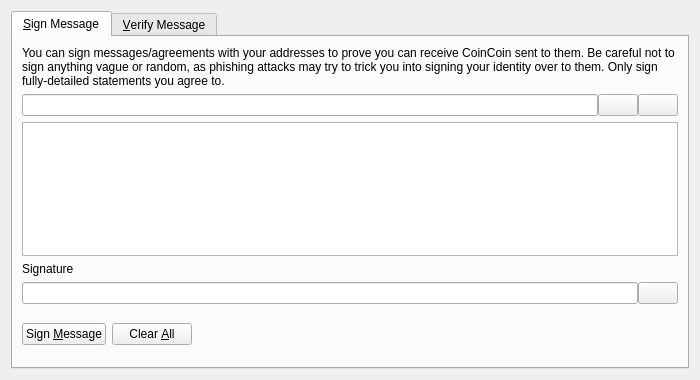
<?xml version="1.0" encoding="UTF-8"?>
<ui version="4.0">
 <class>SignVerifyMessageDialog</class>
 <widget class="QDialog" name="SignVerifyMessageDialog">
  <property name="geometry">
   <rect>
    <x>0</x>
    <y>0</y>
    <width>700</width>
    <height>380</height>
   </rect>
  </property>
  <property name="windowTitle">
   <string>Signatures - Sign / Verify a Message</string>
  </property>
  <property name="modal">
   <bool>true</bool>
  </property>
  <layout class="QVBoxLayout" name="verticalLayout">
   <item>
    <widget class="QTabWidget" name="tabWidget">
     <property name="currentIndex">
      <number>0</number>
     </property>
     <widget class="QWidget" name="tabSignMessage">
      <attribute name="title">
       <string>&amp;Sign Message</string>
      </attribute>
      <layout class="QVBoxLayout" name="verticalLayout_SM">
       <item>
        <widget class="QLabel" name="infoLabel_SM">
         <property name="text">
          <string>You can sign messages/agreements with your addresses to prove you can receive CoinCoin sent to them. Be careful not to sign anything vague or random, as phishing attacks may try to trick you into signing your identity over to them. Only sign fully-detailed statements you agree to.</string>
         </property>
         <property name="textFormat">
          <enum>Qt::PlainText</enum>
         </property>
         <property name="wordWrap">
          <bool>true</bool>
         </property>
        </widget>
       </item>
       <item>
        <layout class="QHBoxLayout" name="horizontalLayout_1_SM">
         <property name="spacing">
          <number>0</number>
         </property>
         <item>
          <widget class="QValidatedLineEdit" name="addressIn_SM">
           <property name="toolTip">
            <string>The CoinCoin address to sign the message with</string>
           </property>
          </widget>
         </item>
         <item>
          <widget class="QPushButton" name="addressBookButton_SM">
           <property name="toolTip">
            <string>Choose previously used address</string>
           </property>
           <property name="text">
            <string/>
           </property>
           <property name="shortcut">
            <string>Alt+A</string>
           </property>
           <property name="autoDefault">
            <bool>false</bool>
           </property>
          </widget>
         </item>
         <item>
          <widget class="QPushButton" name="pasteButton_SM">
           <property name="toolTip">
            <string>Paste address from clipboard</string>
           </property>
           <property name="text">
            <string/>
           </property>
           <property name="shortcut">
            <string>Alt+P</string>
           </property>
           <property name="autoDefault">
            <bool>false</bool>
           </property>
          </widget>
         </item>
        </layout>
       </item>
       <item>
        <widget class="QPlainTextEdit" name="messageIn_SM">
         <property name="toolTip">
          <string>Enter the message you want to sign here</string>
         </property>
        </widget>
       </item>
       <item>
        <widget class="QLabel" name="signatureLabel_SM">
         <property name="text">
          <string>Signature</string>
         </property>
         <property name="textFormat">
          <enum>Qt::PlainText</enum>
         </property>
        </widget>
       </item>
       <item>
        <layout class="QHBoxLayout" name="horizontalLayout_2_SM">
         <property name="spacing">
          <number>0</number>
         </property>
         <item>
          <widget class="QLineEdit" name="signatureOut_SM">
           <property name="font">
            <font>
             <italic>true</italic>
            </font>
           </property>
           <property name="readOnly">
            <bool>true</bool>
           </property>
          </widget>
         </item>
         <item>
          <widget class="QPushButton" name="copySignatureButton_SM">
           <property name="toolTip">
            <string>Copy the current signature to the system clipboard</string>
           </property>
           <property name="text">
            <string/>
           </property>
           <property name="autoDefault">
            <bool>false</bool>
           </property>
          </widget>
         </item>
        </layout>
       </item>
       <item>
        <layout class="QHBoxLayout" name="horizontalLayout_3_SM">
         <item>
          <widget class="QPushButton" name="signMessageButton_SM">
           <property name="toolTip">
            <string>Sign the message to prove you own this CoinCoin address</string>
           </property>
           <property name="text">
            <string>Sign &amp;Message</string>
           </property>
           <property name="autoDefault">
            <bool>false</bool>
           </property>
          </widget>
         </item>
         <item>
          <widget class="QPushButton" name="clearButton_SM">
           <property name="toolTip">
            <string>Reset all sign message fields</string>
           </property>
           <property name="text">
            <string>Clear &amp;All</string>
           </property>
           <property name="autoDefault">
            <bool>false</bool>
           </property>
          </widget>
         </item>
         <item>
          <spacer name="horizontalSpacer_1_SM">
           <property name="orientation">
            <enum>Qt::Horizontal</enum>
           </property>
           <property name="sizeHint" stdset="0">
            <size>
             <width>40</width>
             <height>48</height>
            </size>
           </property>
          </spacer>
         </item>
         <item>
          <widget class="QLabel" name="statusLabel_SM">
           <property name="font">
            <font>
             <weight>75</weight>
             <bold>true</bold>
            </font>
           </property>
           <property name="text">
            <string/>
           </property>
           <property name="wordWrap">
            <bool>true</bool>
           </property>
          </widget>
         </item>
         <item>
          <spacer name="horizontalSpacer_2_SM">
           <property name="orientation">
            <enum>Qt::Horizontal</enum>
           </property>
           <property name="sizeHint" stdset="0">
            <size>
             <width>40</width>
             <height>48</height>
            </size>
           </property>
          </spacer>
         </item>
        </layout>
       </item>
      </layout>
     </widget>
     <widget class="QWidget" name="tabVerifyMessage">
      <attribute name="title">
       <string>&amp;Verify Message</string>
      </attribute>
      <layout class="QVBoxLayout" name="verticalLayout_VM">
       <item>
        <widget class="QLabel" name="infoLabel_VM">
         <property name="text">
          <string>Enter the receiver's address, message (ensure you copy line breaks, spaces, tabs, etc. exactly) and signature below to verify the message. Be careful not to read more into the signature than what is in the signed message itself, to avoid being tricked by a man-in-the-middle attack. Note that this only proves the signing party receives with the address, it cannot prove sendership of any transaction!</string>
         </property>
         <property name="textFormat">
          <enum>Qt::PlainText</enum>
         </property>
         <property name="alignment">
          <set>Qt::AlignLeading|Qt::AlignLeft|Qt::AlignTop</set>
         </property>
         <property name="wordWrap">
          <bool>true</bool>
         </property>
        </widget>
       </item>
       <item>
        <layout class="QHBoxLayout" name="horizontalLayout_1_VM">
         <property name="spacing">
          <number>0</number>
         </property>
         <item>
          <widget class="QValidatedLineEdit" name="addressIn_VM">
           <property name="toolTip">
            <string>The CoinCoin address the message was signed with</string>
           </property>
          </widget>
         </item>
         <item>
          <widget class="QPushButton" name="addressBookButton_VM">
           <property name="toolTip">
            <string>Choose previously used address</string>
           </property>
           <property name="text">
            <string/>
           </property>
           <property name="shortcut">
            <string>Alt+A</string>
           </property>
           <property name="autoDefault">
            <bool>false</bool>
           </property>
          </widget>
         </item>
        </layout>
       </item>
       <item>
        <widget class="QPlainTextEdit" name="messageIn_VM"/>
       </item>
       <item>
        <widget class="QValidatedLineEdit" name="signatureIn_VM"/>
       </item>
       <item>
        <layout class="QHBoxLayout" name="horizontalLayout_2_VM">
         <item>
          <widget class="QPushButton" name="verifyMessageButton_VM">
           <property name="toolTip">
            <string>Verify the message to ensure it was signed with the specified CoinCoin address</string>
           </property>
           <property name="text">
            <string>Verify &amp;Message</string>
           </property>
           <property name="autoDefault">
            <bool>false</bool>
           </property>
          </widget>
         </item>
         <item>
          <widget class="QPushButton" name="clearButton_VM">
           <property name="toolTip">
            <string>Reset all verify message fields</string>
           </property>
           <property name="text">
            <string>Clear &amp;All</string>
           </property>
           <property name="autoDefault">
            <bool>false</bool>
           </property>
          </widget>
         </item>
         <item>
          <spacer name="horizontalSpacer_1_VM">
           <property name="orientation">
            <enum>Qt::Horizontal</enum>
           </property>
           <property name="sizeHint" stdset="0">
            <size>
             <width>40</width>
             <height>48</height>
            </size>
           </property>
          </spacer>
         </item>
         <item>
          <widget class="QLabel" name="statusLabel_VM">
           <property name="font">
            <font>
             <weight>75</weight>
             <bold>true</bold>
            </font>
           </property>
           <property name="text">
            <string/>
           </property>
           <property name="wordWrap">
            <bool>true</bool>
           </property>
          </widget>
         </item>
         <item>
          <spacer name="horizontalSpacer_2_VM">
           <property name="orientation">
            <enum>Qt::Horizontal</enum>
           </property>
           <property name="sizeHint" stdset="0">
            <size>
             <width>40</width>
             <height>48</height>
            </size>
           </property>
          </spacer>
         </item>
        </layout>
       </item>
      </layout>
     </widget>
    </widget>
   </item>
  </layout>
 </widget>
 <customwidgets>
  <customwidget>
   <class>QValidatedLineEdit</class>
   <extends>QLineEdit</extends>
   <header>qvalidatedlineedit.h</header>
  </customwidget>
 </customwidgets>
 <resources>
  <include location="../coincoin.qrc"/>
 </resources>
 <connections/>
</ui>
